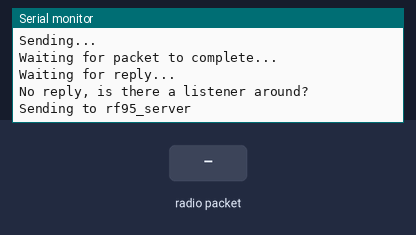
Bench run of a sketch on a simulated Arduino Uno, built with avr-gcc and run on an emulated ATmega328P. Parts: the last lines printed to the serial monitor. The test bench sets the inputs (shaded band). No radio packets arrive unless stated.

Above: at 4.3 s.
4.4 s: radio packet "1" arrives
At 4.9 s:
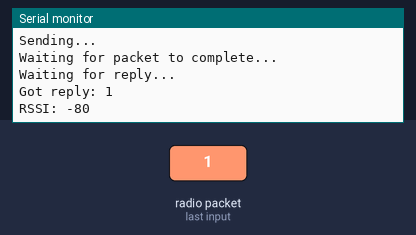
5.9 s: radio packet "0" arrives
At 8.2 s:
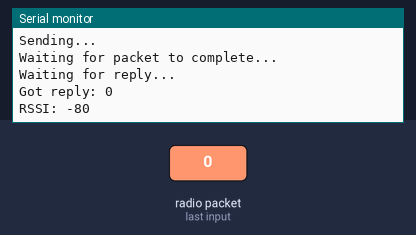
Timing chart, 0 to 9.7 s (numbered marks = the images above; inputs shaded):
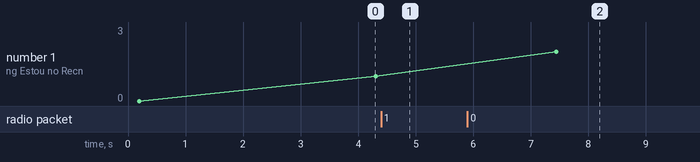

The sketch:

whisper_tx.ino
```cpp
// Eronides Neto - LoRa radio examples
// Example sketch showing how to create a simple messaging radio communication with LoRa modules
// with the RH_RF95 class. RH_RF95 class does not provide for addressing or
// reliability, so you should only use RH_RF95 if you do not need the higher
// It is designed to work with LoRa Whisper board wisen.com.au/store/products/whisper-node-lora/

#include <SPI.h>
#include <RH_RF95.h>

#define RFM95_CS 10
#define RFM95_RST 7
#define RFM95_INT 2

// Change to 434.0 or other frequency, must match RX's freq!
#define RF95_FREQ 915.0

// Singleton instance of the radio driver
RH_RF95 rf95(RFM95_CS, RFM95_INT);

void setup()
{
  pinMode(RFM95_RST, OUTPUT);
  digitalWrite(RFM95_RST, HIGH);

  //while (!Serial);
  Serial.begin(9600);
  delay(100);

  Serial.println("Arduino LoRa TX Test!");

  // manual reset
  digitalWrite(RFM95_RST, LOW);
  delay(10);
  digitalWrite(RFM95_RST, HIGH);
  delay(10);

  while (!rf95.init()) {
    Serial.println("LoRa radio init failed");
    while (1);
  }
  Serial.println("LoRa radio init OK!");

  // Defaults after init are 434.0MHz, modulation GFSK_Rb250Fd250, +13dbM
  if (!rf95.setFrequency(RF95_FREQ)) {
    Serial.println("setFrequency failed");
    while (1);
  }
  Serial.print("Set Freq to: "); Serial.println(RF95_FREQ);

  // Defaults after init are 434.0MHz, 13dBm, Bw = 125 kHz, Cr = 4/5, Sf = 128chips/symbol, CRC on

  // The default transmitter power is 13dBm, using PA_BOOST.
  // If you are using RFM95/96/97/98 modules which uses the PA_BOOST transmitter pin, then
  // you can set transmitter powers from 5 to 23 dBm:
  rf95.setTxPower(23, false);
}

int16_t packetnum = 0;  // packet counter, we increment per xmission

void loop()
{
  Serial.println("Sending to rf95_server");
  // Send a message to rf95_server

  char radiopacket[30] = "Estou no Recn'n'play!";
  itoa(packetnum++, radiopacket+13, 10);
  Serial.print("Sending "); Serial.println(radiopacket);
  radiopacket[19] = 0;

  Serial.println("Sending..."); delay(10);
  rf95.send((uint8_t *)radiopacket, 20);

  Serial.println("Waiting for packet to complete..."); delay(10);
  rf95.waitPacketSent();
  // Now wait for a reply
  uint8_t buf[RH_RF95_MAX_MESSAGE_LEN];
  uint8_t len = sizeof(buf);

  Serial.println("Waiting for reply..."); delay(10);
  if (rf95.waitAvailableTimeout(1000))
  {
    // Should be a reply message for us now
    if (rf95.recv(buf, &len))
   {
      Serial.print("Got reply: ");
      Serial.println((char*)buf);
      Serial.print("RSSI: ");
      Serial.println(rf95.lastRssi(), DEC);
    }
    else
    {
      Serial.println("Receive failed");
    }
  }
  else
  {
    Serial.println("No reply, is there a listener around?");
  }
  delay(3000);
}
```

Measured:
- after the input at 4.4 s, the serial monitor: prints a new line at once (image 1)
- after the input at 5.9 s, the serial monitor: prints a new line after 1.6 s (image 2)
